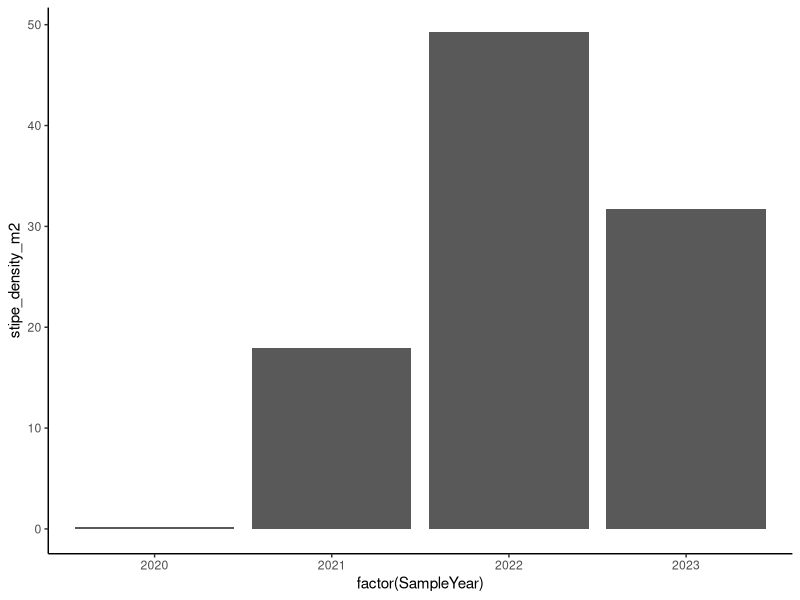
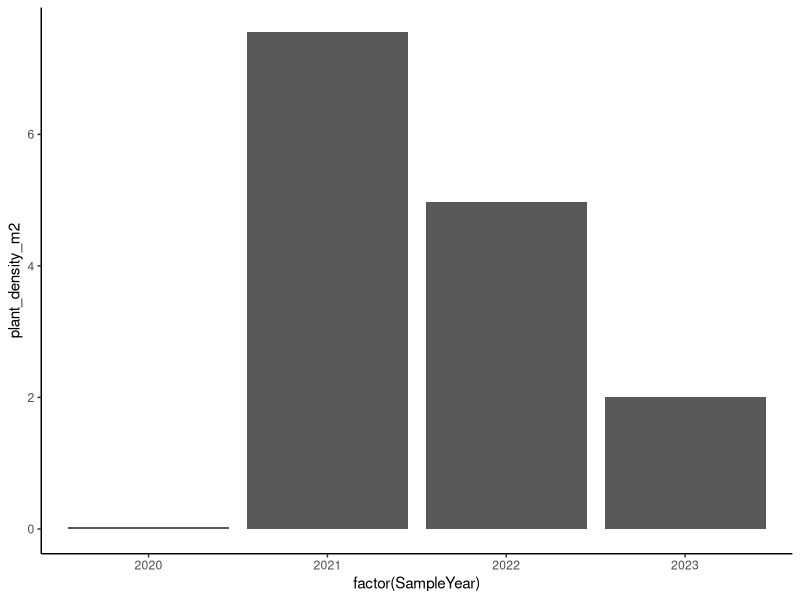
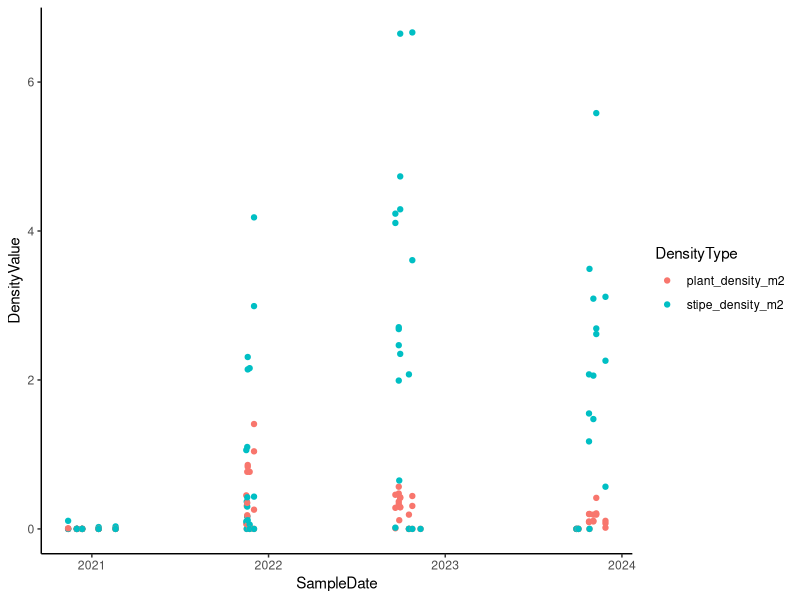
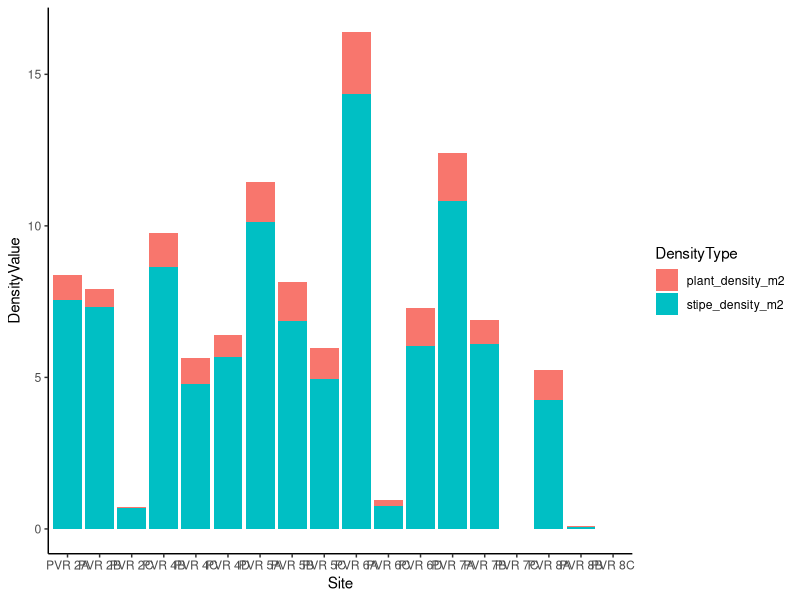
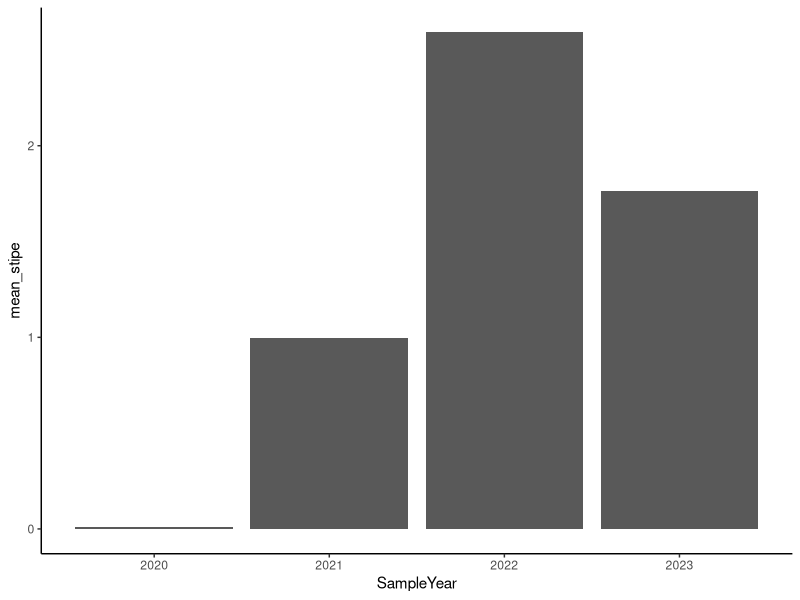
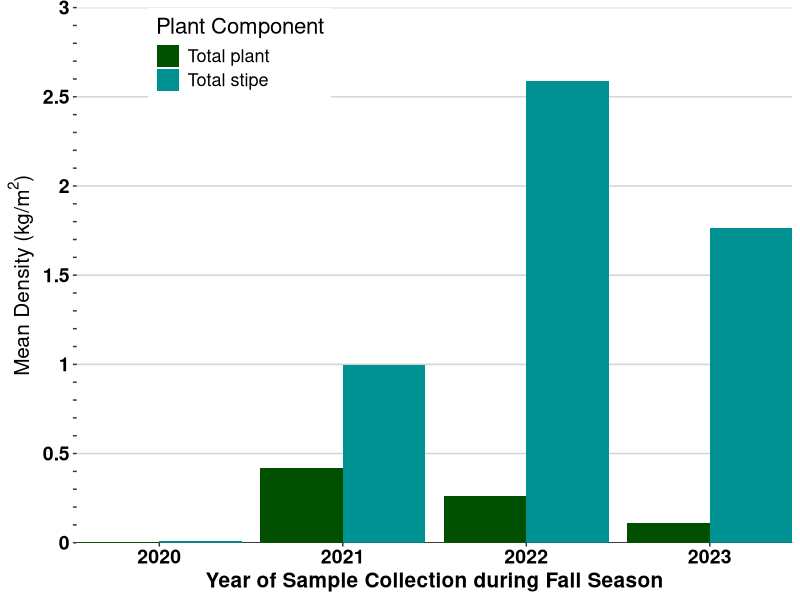
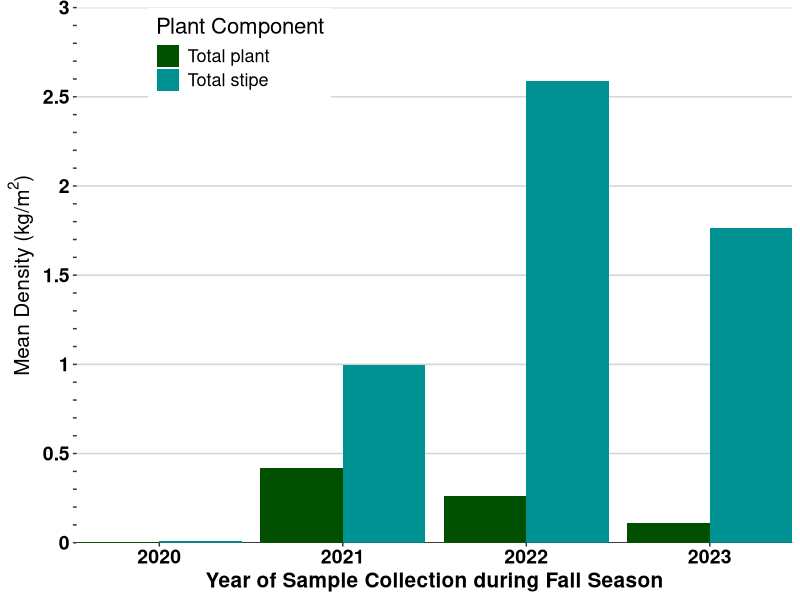

These figures' R source, in order:
# CREATION DATE 24 June 2024
# MODIFIED DATE 24 June 2024

# AUTHOR: kitchel@oxy.edu & placensia@oxy.edu

# PURPOSE: Explore the data on kelp at Palos Verdes, and subset to data we need for analysis

#############################
##Setup
#############################

library(tidyverse)
library(lubridate)
library(dplyr)
library(reshape2)
############################
#LOAD DATA
############################

dat_PV_macrocystis <- read_csv(file.path("data", "dat_PV_macrocystis.csv"))

#The dat_PV_macrocystis data set is compiled of all data taken by the VRG when surveying the reefs off of the PV Peninsula from 2016 - Present. The entire data set will allow me to narrow down all data taken of the PVR modules from the very first survey completed in November 2020. According to Williams et al. PVR was initially constructed in May 2020.

#Let's look at it!
dat_PV_macrocystis

#Let's view some summary statistics
summary(dat_PV_macrocystis)

############################
#Only keep artificial reefs at Palos Verdes
############################

# The focus of my research project is to determine how much giant kelp biomass has grown on the PV artificial reef constructed by the VRG from 2020 - 2023, as well as the amount of carbon that has been stored by each module as standing biomass from 2020 - 2023.
# To begin I have to narrow down the data set just to look at all data surveys completed on the PVR AR_Complex.

#What types of sites did they survey?
unique(dat_PV_macrocystis$DepthZone) #note ARM stands for artificial reefs

# The VRG surveyed" ""Inner"  "Middle" "Outer"  "Deep"   "ARM (artifical reef)"" sites.


# We only want artificial reef observations, no natural reef at PV
# To only look at artificial reef observations within the PV data set we have to create a new data set "dat_PVR_macrocystis" that just contains surveys at PVR and ARM.
# Our new data set is simply a filter from the dat_PV_macrocystis data set that focuses on only data taken at the "DepthZone: ARM"

dat_PVR_macrocystis <- dat_PV_macrocystis |>
  filter(DepthZone == "ARM") #only include depthzones = ARM

# Lets look at the dat_PV_macrocystis data set
view(dat_PVR_macrocystis)
#Looks great

############################
#Narrow down years?
############################
# I am only interested in looking at giant kelp stipe and plant counts from the VRG ARM surveys after September 2020, post PVR complete construction. To begin this step we will sort the dat_PVR_macrocystis to determine what years ARM surveys were conducted.

sort(unique(dat_PVR_macrocystis$SampleYear))

# What years do we have now?
# 2019 2020 2021 2022 2023

# When was the the earliest dive survey of PVR conducted?
# 2019


#####################
#Filter out data from after first "Post-Construction" survey after September 2020
#####################


# We only want years after complete installation of Palos Verdes Reef (September of 2020)
# To filter the data set I changed the SampleDate format from character to numerical data, mutating "SampleDate" to dmy(SampleDate)"
# Then filtered the data set for post the first survey in November 2020: 11-13-2020

dat_PV_macrocystis_post_construction <- dat_PVR_macrocystis |>
  mutate(SampleDate = dmy(SampleDate)) |>
  filter(SampleDate >= "2020-11-13")
# Lets view the data set
view(dat_PV_macrocystis_post_construction)

#Looks great

##########################
# Now we want to utilize the filtered PVR data set to look at plant and stipe density.
# According to University of Southern Florida: Kelp are made of three main parts: blades, stipes, and holdfasts. Blades are like leave of land plants; photosynthetic factories of the kelp, this is where energy from sunlight and nutrients from the water are combined to produce food.
#.... Blades do not complete nutrient transport functions like the stems of plants, instead provide support for the kelp blades.
# According to North 'Biology of Macrocystis in North America' we can estimate Total biomass in a population by multiplying frond density by the mean wet weight of a frond (i.e. ca 1 kg) (THIS IS THE MAIN GOAL OF DATA CONFIGURATION TO HELP ESTIMATE THE AMOUNT OF CARBON STORED BY GIANT KELP AT EACH MODULE)
# According to Reed et al. 2009 "Density of fronds provides a much better estimator of FSC ("stsanding biomass - mass associated with holdfasts and reproductive blades") than plants as fronds explained nearly 2.5 times more of the observed variability in FSC than plants (r^2 = 0.70 vs 0.34).

# With our interpretation, frond = stipes. So we can utilize stipe density to calculate biomass (eventually).
##########################

############################
#To calculate an overall density for each site and sampling day, we will sum both macrocystis stipe count and plant count over 2 transects (seperately), by dividing stipe count by 120 meters squared (60 m x 2)
############################


#These 'cheat sheets' are always helpful for working through R! https://www.rstudio.com/wp-content/uploads/2015/02/data-wrangling-cheatsheet.pdf

#First, stipe densities! Zoë filtered this data set to only contain the SampleYear, SampleDate, Site, and Density of stipes

PVR_macrocystis_stipe_densities <- dat_PV_macrocystis_post_construction |>
  group_by(SampleYear, SampleDate, Site) |> #take sum for each site, each sampling day, and each sampling year
  filter(BenthicReefSpecies == "Macrocystis pyrifera stipes") |> #limit to stipes only!
  summarise(stipe_density_m2 = sum(Abundance)/120)

#take a look!
PVR_macrocystis_stipe_densities
# Looks great


# Second, plant densities!
# Zoë filtered this data set to only contain the SampleYear, SampleDate, Site, and Density of plants

PVR_macrocystis_plant_densities <- dat_PV_macrocystis_post_construction |>
  group_by(SampleYear, SampleDate, Site) |>
  filter(BenthicReefSpecies == "Macrocystis pyrifera") |>
  summarise(plant_density_m2 = sum(Abundance)/120)

#look at code:
PVR_macrocystis_plant_densities


#Try it yourself!! (follow above as a guide)



############################
#How does stipe density vary across years?
############################


ggplot(data = PVR_macrocystis_stipe_densities) +
  geom_col(aes(x = factor(SampleYear), y = stipe_density_m2)) +
  theme_classic()

############################
#How does plant density vary across years?
############################


ggplot(data = PVR_macrocystis_plant_densities) +
  geom_col(aes(x = factor(SampleYear), y = plant_density_m2)) +
  theme_classic()

#How does plant density compare to stipe density?

# To complete this comparison Zoë helped me create a p_left data set that combined the stipe density values (# stipes/ 120 m^2) and plant density values (#plants/120 m^2)
p_left <- dplyr::left_join(PVR_macrocystis_plant_densities, PVR_macrocystis_stipe_densities, by = c("SampleYear", "SampleDate", "Site"))

#We would like to look at the stipe density and plant density per each sample date between 2020 - 2023

#look at code
View(p_left)

str(p_left)

head(p_left)


# Create data set that is tidy/long instead of wide where we have a column for each of the types of things we measured/recorded in our data. We want each observation/sample date to have both a plant density and stipe density assigned values.
# AKA reshape data from wide (untidy) to long (tidy). Long data is more clear as it shows how many distinct types of variables we have in the data.

# Our goal in comparing plant density and stipe density in p_left is to look at the differences in plant density to stipe density from the entire data set.
# Use the pivot function to go from wide p_left to long

p_left_long <- p_left %>%
  pivot_longer(cols = c(plant_density_m2, stipe_density_m2),
               names_to = "DensityType",
               values_to = "DensityValue")
#View data set
view(p_left_long)

#looks great
#Now that the data set has only two columns describing the DensityType and Density Value, we can plot DensityType as the color variable, SampleYear as the X-variable, and DensityValue as the Y-variable
#plot plant density value vs stipe density value for each sample date

ggplot(data = p_left_long) +
       geom_point(aes(x = SampleDate, y = DensityValue, color = DensityType)) +
  theme_classic()

view(p_left_long)

# This ggplot is not easy to understand.... what about if I plot as a geom_bar with the two types of density side by side
ggplot(data = p_left_long) +
  geom_col(aes(x = Site, y = DensityValue, fill = DensityType)) +
  theme_classic()

#Create sum(DensityValue) per each SampleYear. We want one density value for each year.

#In 2020 what was the average giant kelp stipe density?

# Begin by finding mean value of stipes from 2020 within p_left_long....


p_left_df <- p_left %>%
  group_by(SampleYear) %>%
  summarise(mean_stipe = mean(stipe_density_m2),
            mean_plant = mean(plant_density_m2))

view(p_left_df)

# Plot
ggplot(p_left_df, aes(x = SampleYear, y = mean_stipe)) +
  geom_col() +
  theme_classic()


p_left_df2 <- p_left_long %>%
  group_by(SampleYear, DensityType) %>%
  summarise(mean_density = mean(DensityValue))

#View new data set that just has mean values of each DensityType
view(p_left_df2)


# Now I am creating a ggplot that plots mean plant density and mean stipe density per year in side by side bar plots using the geom_col() function to show how plant density and stipe density have changed every year post construction of PVR.
# Adjusting the names of the DensityType: Plant_density_m2 and stipe_density_m2 to Total plant and Total stipe
# Adjust plot margins

custom_colors <- c("#005000", "#009292")

p_left_df2$DensityType <- ifelse(p_left_df2$DensityType == "stipe_density_m2", "Total stipe",
                                 ifelse(p_left_df2$DensityType == "plant_density_m2", "Total plant",
                                        p_left_df2$DensityType))

Average_plant_and_stipe_density_figure12 <- ggplot(data = p_left_df2, aes(x = SampleYear, y = mean_density, fill = DensityType)) +
  geom_hline(yintercept = seq(0, 3.1, by = 0.5), color = "lightgrey", linetype = "solid") +  # Add lines at 0.5 intervals
  geom_hline(yintercept = 0, color = "black", linetype = "solid") +
  geom_col(position = "dodge") +
  labs(x = "Year of Sample Collection during Fall Season", y = expression("Mean Density (kg/m"^2*")")) +
  scale_y_continuous(breaks = seq(0, 3.1, by = 0.1),
                     labels = function(x) ifelse(x %% 0.5 == 0, as.character(x), ''),
                     expand = c(0,0)) +
  scale_x_continuous(breaks= seq(2020, 2023), expand = c(0,0)) +
  theme(axis.text = element_text(size = 14, color = "black", face = "bold"),
        axis.title = element_text(size = 15, color = "black",face = "bold"),
        legend.title = element_text(size = 16),
        legend.text = element_text(size = 13),
        panel.background = element_blank(),
        legend.position = c(0.1, 1),
        legend.justification = c(0, 1)) +
  scale_fill_manual(name = "Plant Component", values = custom_colors)

# I want to graph plant mean density and stipe density at each module from 2020-2023 ("through time")
print(Average_plant_and_stipe_density_figure12)

#Save figure
ggsave(Average_plant_and_stipe_density_figure12, path = ("figures"), filename = "Average_plant_and_stipe_density_figure12.jpg", width = 9, height = 8, units = "in", dpi = 300)
